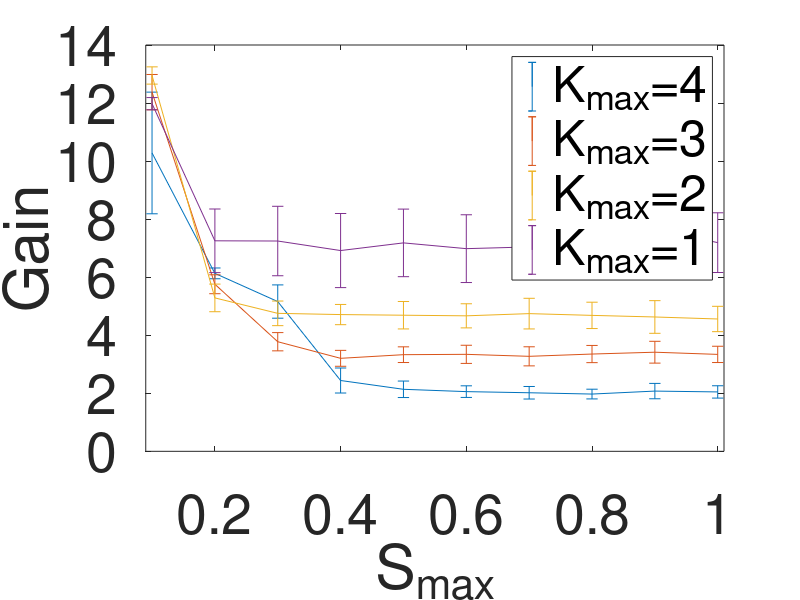
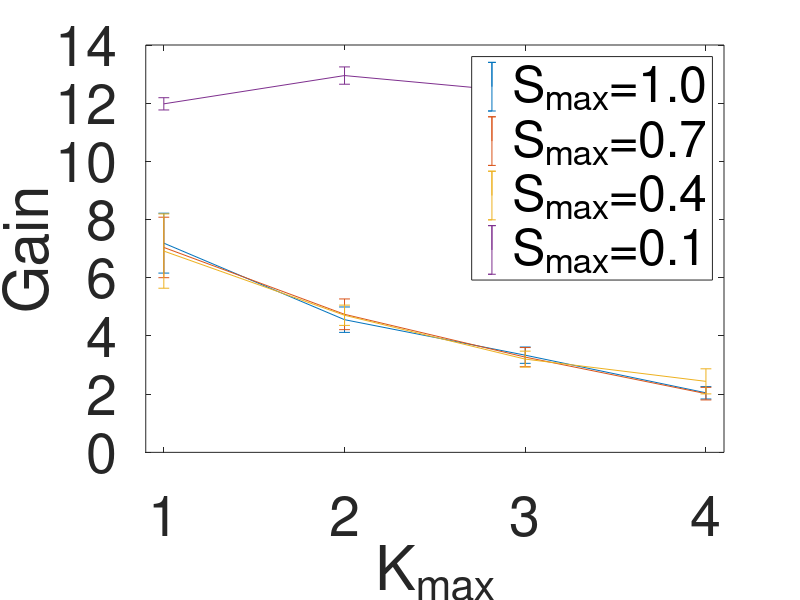
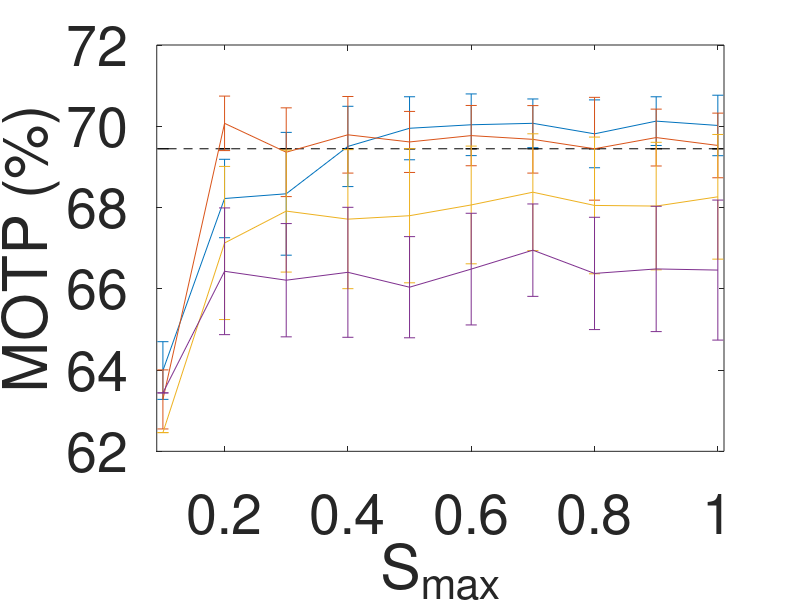
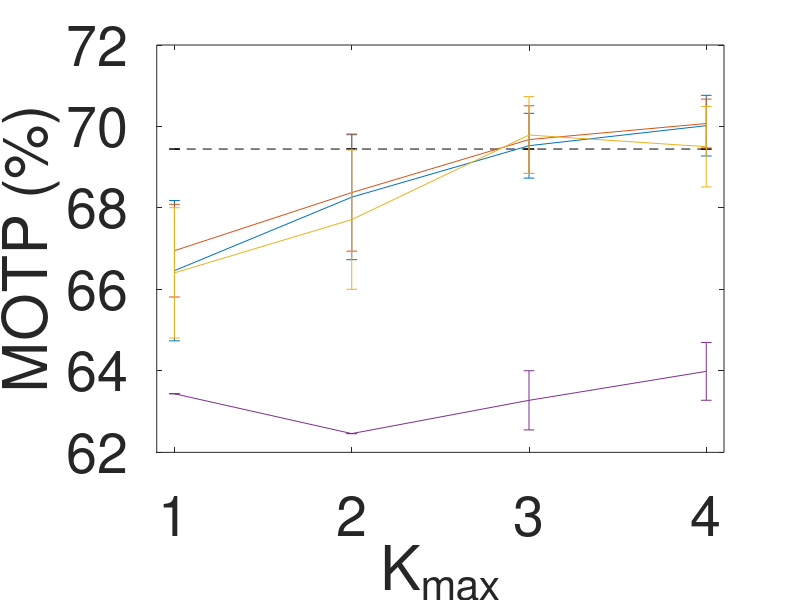

Source code (MATLAB) for these figures, in order:
close all
load('mcts_alpha_0_5.mat')

%load('mcts_time_0_5_alpha_0_5_uct_3.mat')
load('random_0_5_0_5.mat')
load('greedy_0_5_0_5.mat')
load('fullwindow.mat')

% MCTS
mean_average_optimization_times=median(average_optimization_times,3);
mean_average_detection_times=median(average_detection_times,3);
mean_average_tracking_times=median(average_tracking_times,3);
mean_average_total_times=mean_average_optimization_times+mean_average_detection_times+mean_average_tracking_times;
mean_average_mot=mean(average_mot,3);

% RANDOM
mean_average_optimization_times_random=median(average_optimization_times_random,3);
mean_average_detection_times_random=median(average_detection_times_random,3);
mean_average_tracking_times_random=median(average_tracking_times_random,3);
mean_average_total_times_random=mean_average_optimization_times_random+mean_average_detection_times_random+mean_average_tracking_times_random;
mean_average_mot_random=mean(average_mot_random,3);

% GREEDY
mean_average_optimization_times_greedy=median(average_optimization_times_greedy,3);
mean_average_detection_times_greedy=median(average_detection_times_greedy,3);
mean_average_tracking_times_greedy=median(average_tracking_times_greedy,3);
mean_average_total_times_greedy=mean_average_optimization_times_greedy+mean_average_detection_times_greedy+mean_average_tracking_times_greedy;
mean_average_mot_greedy=mean(average_mot_greedy,3);


for c1=1:length(max_items_)
    str=sprintf('max items: %d',max_items_(c1));
    disp(str);
    for c2=1:length(capacity_constraints_)
        str=sprintf(' & %.1f & %.1f & %.1f & %.1f  & %.1f & %.1f & %.1f & %.1f & %.1f & %.1f & %.1f & %.1f & %.1f',...
            mean_average_mot(c1,c2,1,1:3),...
            mean_average_mot(c1,c2,1,5),...
            mean_average_mot(c1,c2,1,7:end),...
            1.0/mean_average_detection_times(c1,c2,1,:));
        disp(str)
    end
end

%% plots

average_detection_time_gains=0.25./average_detection_times(:,:,:);
mean_average_detection_time_gains=mean(average_detection_time_gains(:,:,:),3);
std_average_detection_time_gains=std(average_detection_time_gains(:,:,:),0,3);
fontsize=40;

figure(1)

legend_string={'K_{max}=4',...
    'K_{max}=3',...
    'K_{max}=2',...
    'K_{max}=1',...
    };


for c1=1:length(max_items_)
    errorbar(capacity_constraints_,mean_average_detection_time_gains(c1,:),std_average_detection_time_gains(c1,:))
    hold on
end
xlim([0.09 1.01])
ylabel('Gain','FontSize',fontsize)
xlabel('S_{max}','FontSize',fontsize)
set(gca,'fontsize',fontsize);
set(gcf, 'Color', [1,1,1]);
legend(legend_string)

figure(2)

legend_string={'S_{max}=1.0',...
    'S_{max}=0.7',...
    'S_{max}=0.4',...
    'S_{max}=0.1',...
    };

for c2=[1 4 7 10]
    errorbar(max_items_,mean_average_detection_time_gains(:,c2),std_average_detection_time_gains(:,c2))
    hold on
end
set(gca,'XTick',1:4)
xlim([0.9 4.1])

%set(gca,'XTickLabel',max_items_)
ylabel('Gain','FontSize',fontsize)
xlabel('K_{max}','FontSize',fontsize)
set(gca,'fontsize',fontsize);
set(gcf, 'Color', [1,1,1]);
legend(legend_string)

%% MOTPrecision

motp_index=13;

mean_average_motp_fullwindow=mean(average_mot_fullwindow(:,motp_index),1);
std_average_motp_fullwindow=std(average_mot_fullwindow(:,motp_index),0,1);

mean_average_motp=mean(average_mot(:,:,:,motp_index),3);
std_average_motp=std(average_mot(:,:,:,motp_index),0,3);

mean_average_motp_random=mean(average_mot_random(:,:,:,motp_index),3);
std_average_motp_random=std(average_mot_random(:,:,:,motp_index),0,3);

mean_average_motp_greedy=mean(average_mot_greedy(:,:,:,motp_index),3);
std_average_motp_greedy=std(average_mot_greedy(:,:,:,motp_index),0,3);

figure(3)

errorbar(capacity_constraints_,...
    repmat(mean_average_motp_fullwindow(:),1,length(capacity_constraints_)),...
    repmat(std_average_motp_fullwindow(:),1,length(capacity_constraints_)),'k--');

hold on
for c1=1:length(max_items_)
    errorbar(capacity_constraints_,mean_average_motp(c1,:),std_average_motp(c1,:))
    %errorbar(capacity_constraints_,mean_average_motp_random(c1,:),std_average_motp_random(c1,:),'--')
    %errorbar(capacity_constraints_,mean_average_motp_greedy(c1,:),std_average_motp_greedy(c1,:),'x')

    hold on
end
xlim([0.09 1.01])
ylabel('MOTP (%)','FontSize',fontsize)
xlabel('S_{max}','FontSize',fontsize)
set(gca,'fontsize',fontsize);
set(gcf, 'Color', [1,1,1]);

figure(4)

errorbar(max_items_,...
    repmat(mean_average_motp_fullwindow(:),1,length(max_items_)),...
    repmat(std_average_motp_fullwindow(:),1,length(max_items_)),'k--');

hold on

for c2=[1 4 7 10]
    errorbar(max_items_,mean_average_motp(:,c2),std_average_motp(:,c2))
    %errorbar(max_items_,mean_average_motp_random(:,c2),std_average_motp_random(:,c2),'--')
    %errorbar(max_items_,mean_average_motp_greedy(:,c2),std_average_motp_greedy(:,c2),'x')

    hold on
end
set(gca,'XTick',1:4)
xlim([0.9 4.1])
%set(gca,'XTickLabel',max_items_)
ylabel('MOTP (%)','FontSize',fontsize)
xlabel('K_{max}','FontSize',fontsize)
set(gca,'fontsize',fontsize);
set(gcf, 'Color', [1,1,1]);

%% false positives
false_positives_index=8;
mean_average_fp_fullwindow=mean(average_mot_fullwindow(:,false_positives_index),1);
std_average_fp_fullwindow=std(average_mot_fullwindow(:,false_positives_index),0,1);


mean_average_fp=mean(average_mot(:,:,:,false_positives_index),3);
std_average_fp=std(average_mot(:,:,:,false_positives_index),0,3);

figure(5)

errorbar(capacity_constraints_,...
    repmat(mean_average_fp_fullwindow(:),1,length(capacity_constraints_)),...
    repmat(std_average_fp_fullwindow(:),1,length(capacity_constraints_)),'k--');

hold on

for c1=1:length(max_items_)
    errorbar(capacity_constraints_,mean_average_fp(c1,:),mean_average_fp(c1,:))
    hold on
end
xlim([0.09 1.01])
ylabel('FP','FontSize',fontsize)
xlabel('S_{max}','FontSize',fontsize)
set(gca,'fontsize',fontsize);
set(gcf, 'Color', [1,1,1]);

figure(6)

errorbar(max_items_,...
    repmat(mean_average_fp_fullwindow(:),1,length(max_items_)),...
    repmat(std_average_fp_fullwindow(:),1,length(max_items_)),'k--');

hold on

for c2=1:4
    errorbar(max_items_,mean_average_fp(:,c2),mean_average_fp(:,c2))
    hold on
end
set(gca,'XTick',1:4)
xlim([0.9 4.1])
%set(gca,'XTickLabel',max_items_)
ylabel('FP','FontSize',fontsize)
xlabel('K_{max}','FontSize',fontsize)
set(gca,'fontsize',fontsize);
set(gcf, 'Color', [1,1,1]);


%% false negatives
false_negatives_index=9;

mean_average_fn_fullwindow=mean(average_mot_fullwindow(:,false_negatives_index),1);
std_average_fn_fullwindow=std(average_mot_fullwindow(:,false_negatives_index),0,1);

mean_average_fn=mean(average_mot(:,:,:,false_negatives_index),3);
std_average_fn=std(average_mot(:,:,:,false_negatives_index),0,3);

figure(7)

errorbar(capacity_constraints_,...
    repmat(mean_average_fn_fullwindow(:),1,length(capacity_constraints_)),...
    repmat(mean_average_fn_fullwindow(:),1,length(capacity_constraints_)),'k--');

hold on

for c1=1:length(max_items_)
    errorbar(capacity_constraints_,mean_average_fn(c1,:),mean_average_fn(c1,:))
    hold on
end
xlim([0.09 1.01])
ylabel('FN','FontSize',fontsize)
xlabel('S_{max}','FontSize',fontsize)
set(gca,'fontsize',fontsize);
set(gcf, 'Color', [1,1,1]);

figure(8)

errorbar(max_items_,...
    repmat(mean_average_fn_fullwindow(:),1,length(max_items_)),...
    repmat(mean_average_fn_fullwindow(:),1,length(max_items_)),'k--');

hold on

for c2=1:4
    errorbar(max_items_,mean_average_fn(:,c2),mean_average_fn(:,c2))
    hold on
end
set(gca,'XTick',1:4)
xlim([0.9 4.1])
%set(gca,'XTickLabel',max_items_)
ylabel('FN','FontSize',fontsize)
xlabel('K_{max}','FontSize',fontsize)
set(gca,'fontsize',fontsize);
set(gcf, 'Color', [1,1,1]);

%% MOTA
mota_index=14;

mean_average_mota_fullwindow=mean(average_mot_fullwindow(:,mota_index),1);
std_average_mota_fullwindow=std(average_mot_fullwindow(:,mota_index),0,1);

mean_average_mota=mean(average_mot(:,:,:,mota_index),3);
std_average_mota=std(average_mot(:,:,:,mota_index),0,3);

figure(9)

errorbar(capacity_constraints_,...
    repmat(mean_average_mota_fullwindow(:),1,length(capacity_constraints_)),...
    repmat(std_average_mota_fullwindow(:),1,length(capacity_constraints_)),'k--');

hold on

for c1=1:length(max_items_)
    errorbar(capacity_constraints_,mean_average_mota(c1,:),std_average_mota(c1,:))
    hold on
end
xlim([0.09 1.01])
ylabel('MOTA','FontSize',fontsize)
xlabel('S_{max}','FontSize',fontsize)
set(gca,'fontsize',fontsize);
set(gcf, 'Color', [1,1,1]);

figure(10)

errorbar(max_items_,...
    repmat(mean_average_mota_fullwindow(:),1,length(max_items_)),...
    repmat(mean_average_mota_fullwindow(:),1,length(max_items_)),'k--');

hold on

for c2=1:4
    errorbar(max_items_,mean_average_mota(:,c2),std_average_mota(:,c2))
    hold on
end
set(gca,'XTick',1:4)
xlim([0.9 4.1])
%set(gca,'XTickLabel',max_items_)
ylabel('MOTA','FontSize',fontsize)
xlabel('K_{max}','FontSize',fontsize)
set(gca,'fontsize',fontsize);
set(gcf, 'Color', [1,1,1]);


%% ID switches
ids_index=10;

mean_average_ids_fullwindow=mean(average_mot_fullwindow(:,ids_index),1);
std_average_ids_fullwindow=std(average_mot_fullwindow(:,ids_index),0,1);

mean_average_ids=mean(average_mot(:,:,:,ids_index),3);
std_average_ids=std(average_mot(:,:,:,ids_index),0,3);

figure(11)

errorbar(capacity_constraints_,...
    repmat(mean_average_ids_fullwindow(:),1,length(capacity_constraints_)),...
    repmat(std_average_ids_fullwindow(:),1,length(capacity_constraints_)),'k--');

hold on

for c1=1:length(max_items_)
    errorbar(capacity_constraints_,mean_average_ids(c1,:),std_average_ids(c1,:))
    hold on
end
xlim([0.09 1.01])
ylabel('IDs','FontSize',fontsize)
xlabel('S_{max}','FontSize',fontsize)
set(gca,'fontsize',fontsize);
set(gcf, 'Color', [1,1,1]);

figure(12)

errorbar(max_items_,...
    repmat(mean_average_ids_fullwindow(:),1,length(max_items_)),...
    repmat(std_average_ids_fullwindow(:),1,length(max_items_)),'k--');

hold on

for c2=1:4
    errorbar(max_items_,mean_average_ids(:,c2),std_average_ids(:,c2))
    hold on
end
set(gca,'XTick',1:4)
xlim([0.9 4.1])
%set(gca,'XTickLabel',max_items_)
ylabel('IDs','FontSize',fontsize)
xlabel('K_{max}','FontSize',fontsize)
set(gca,'fontsize',fontsize);
set(gcf, 'Color', [1,1,1]);


